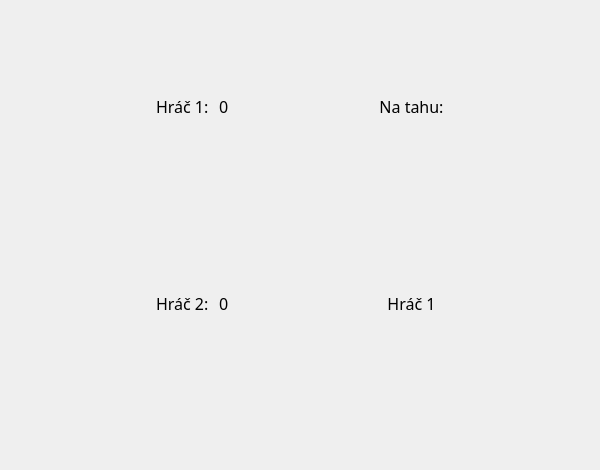
<?xml version="1.0" encoding="UTF-8"?>
<ui version="4.0">
 <class>Memory_game</class>
 <widget class="QWidget" name="Memory_game">
  <property name="geometry">
   <rect>
    <x>0</x>
    <y>0</y>
    <width>600</width>
    <height>470</height>
   </rect>
  </property>
  <property name="windowTitle">
   <string>Form</string>
  </property>
  <layout class="QVBoxLayout" name="verticalLayout" stretch="1,7">
   <item>
    <layout class="QHBoxLayout" name="top_layout">
     <item>
      <spacer name="spacer_1">
       <property name="orientation">
        <enum>Qt::Horizontal</enum>
       </property>
       <property name="sizeHint" stdset="0">
        <size>
         <width>40</width>
         <height>20</height>
        </size>
       </property>
      </spacer>
     </item>
     <item>
      <layout class="QGridLayout" name="player_points_layout" rowstretch="1,1,2">
       <item row="0" column="1">
        <widget class="QLabel" name="player_1_points">
         <property name="font">
          <font>
           <family>Impact</family>
           <pointsize>12</pointsize>
          </font>
         </property>
         <property name="text">
          <string>0</string>
         </property>
        </widget>
       </item>
       <item row="1" column="1">
        <widget class="QLabel" name="player_2_points">
         <property name="font">
          <font>
           <family>Impact</family>
           <pointsize>12</pointsize>
          </font>
         </property>
         <property name="text">
          <string>0</string>
         </property>
        </widget>
       </item>
       <item row="1" column="0">
        <widget class="QLabel" name="player_2_lbl">
         <property name="font">
          <font>
           <family>Impact</family>
           <pointsize>12</pointsize>
          </font>
         </property>
         <property name="text">
          <string>Hráč 2: </string>
         </property>
        </widget>
       </item>
       <item row="0" column="0">
        <widget class="QLabel" name="player_1_lbl">
         <property name="font">
          <font>
           <family>Impact</family>
           <pointsize>12</pointsize>
          </font>
         </property>
         <property name="text">
          <string>Hráč 1: </string>
         </property>
        </widget>
       </item>
       <item row="2" column="0">
        <spacer name="verticalSpacer">
         <property name="orientation">
          <enum>Qt::Vertical</enum>
         </property>
         <property name="sizeType">
          <enum>QSizePolicy::Fixed</enum>
         </property>
         <property name="sizeHint" stdset="0">
          <size>
           <width>20</width>
           <height>60</height>
          </size>
         </property>
        </spacer>
       </item>
      </layout>
     </item>
     <item>
      <spacer name="spacer_2">
       <property name="orientation">
        <enum>Qt::Horizontal</enum>
       </property>
       <property name="sizeHint" stdset="0">
        <size>
         <width>40</width>
         <height>20</height>
        </size>
       </property>
      </spacer>
     </item>
     <item>
      <layout class="QVBoxLayout" name="player_turn_layout">
       <item>
        <widget class="QLabel" name="turn_lbl">
         <property name="font">
          <font>
           <family>Impact</family>
           <pointsize>12</pointsize>
          </font>
         </property>
         <property name="text">
          <string>Na tahu:</string>
         </property>
         <property name="alignment">
          <set>Qt::AlignCenter</set>
         </property>
        </widget>
       </item>
       <item>
        <widget class="QLabel" name="player_turn_lbl">
         <property name="font">
          <font>
           <family>Impact</family>
           <pointsize>12</pointsize>
          </font>
         </property>
         <property name="text">
          <string>Hráč 1</string>
         </property>
         <property name="alignment">
          <set>Qt::AlignCenter</set>
         </property>
        </widget>
       </item>
       <item>
        <spacer name="verticalSpacer_2">
         <property name="orientation">
          <enum>Qt::Vertical</enum>
         </property>
         <property name="sizeType">
          <enum>QSizePolicy::Fixed</enum>
         </property>
         <property name="sizeHint" stdset="0">
          <size>
           <width>20</width>
           <height>60</height>
          </size>
         </property>
        </spacer>
       </item>
      </layout>
     </item>
     <item>
      <spacer name="spacer_3">
       <property name="orientation">
        <enum>Qt::Horizontal</enum>
       </property>
       <property name="sizeHint" stdset="0">
        <size>
         <width>40</width>
         <height>20</height>
        </size>
       </property>
      </spacer>
     </item>
    </layout>
   </item>
   <item>
    <layout class="QGridLayout" name="field"/>
   </item>
  </layout>
 </widget>
 <resources/>
 <connections/>
</ui>
